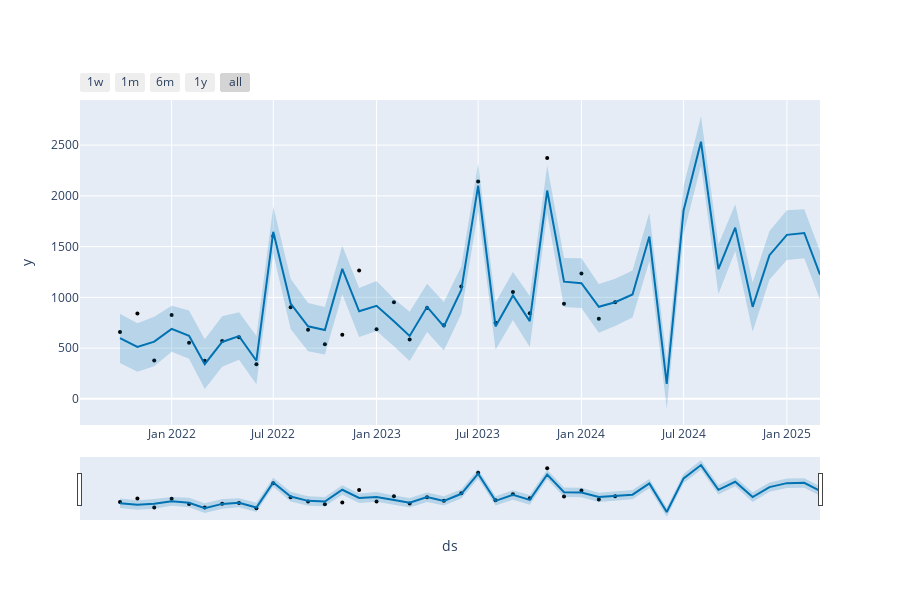

Notebook code cell kept with this figure:
### Code cell
# Interactive plot
# For monthly data, 1month and 1week, components in general not available
from prophet.plot import plot_plotly, plot_components_plotly
plot_plotly(model, forecast)
